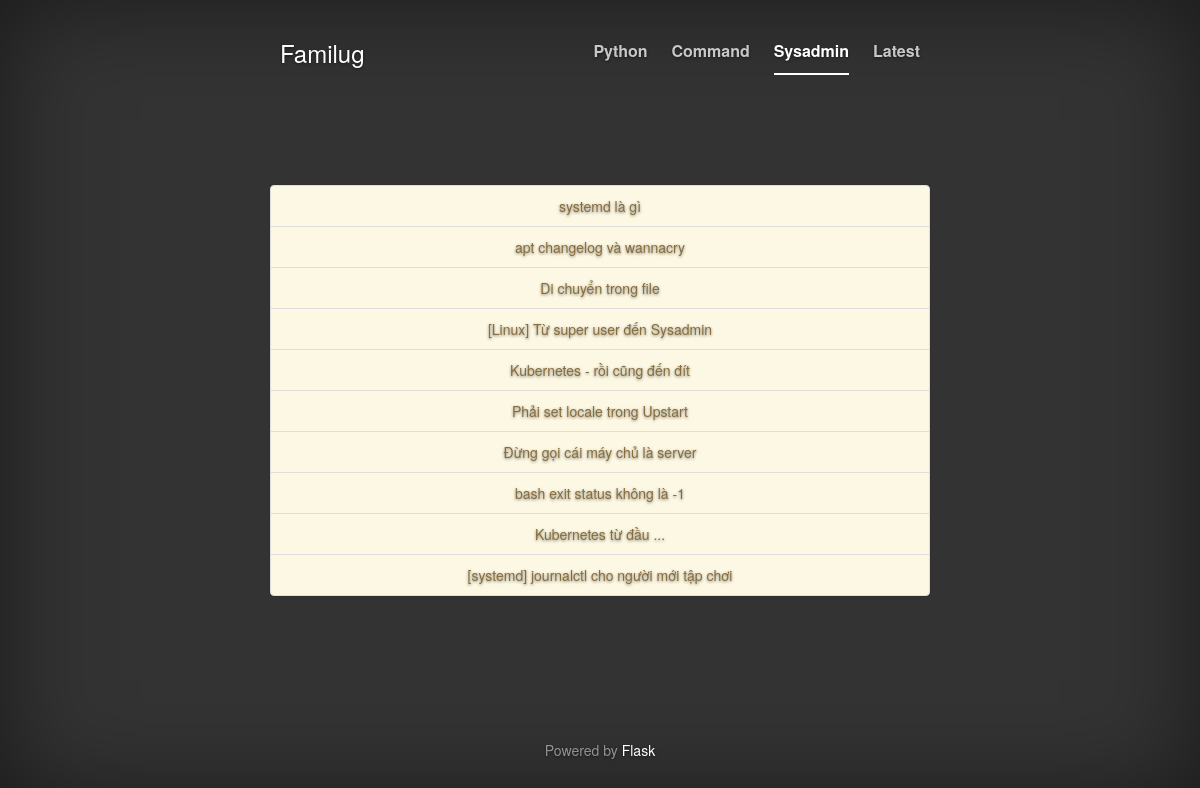
/sysadmin, run on the app's committed database.
### app.py (models this page shows, shortened)
class Posts(db.Model):
    __tablename__ = 'posts'
    id = db.Column(db.Integer, primary_key=True, autoincrement=True)
    title = db.Column(db.String(200), nullable=False)
    label = db.Column(db.String(50), nullable=False)
    url = db.Column(db.String(2000), nullable=False)

### app.py (the view)
@app.route("/")
@app.route("/<label>")
def index(label="Python"):
    posts = Posts.query.filter_by(label=label).limit(LIMIT).all()
    return render_template("index.html", label=label, posts=posts)

### templates/index.html (shortened to what this page needs)
{% extends "base.html" %}
{% block li %}
{% if label == 'Python' %}
    <li class="active"><a href="{{ url_for('index', label='Python') }}">Python</a></li>
    <li><a href="{{ url_for('index', label='Command') }}">Command</a></li>
    <li><a href="{{ url_for('index', label='sysadmin') }}">Sysadmin</a></li>
    <li><a href="{{ url_for('index', label='Latest') }}">Latest</a></li>
{% elif label == 'Command' %}
    <li><a href="{{ url_for('index', label='Python') }}">Python</a></li>
    <li class="active"><a href="{{ url_for('index', label='Command') }}">Command</a></li>
    <li><a href="{{ url_for('index', label='sysadmin') }}">Sysadmin</a></li>
    <li><a href="{{ url_for('index', label='Latest') }}">Latest</a></li>
{% elif label == 'sysadmin' %}
    <li><a href="{{ url_for('index', label='Python') }}">Python</a></li>
    <li><a href="{{ url_for('index', label='Command') }}">Command</a></li>
    <li class="active"><a href="{{ url_for('index', label='sysadmin') }}">Sysadmin</a></li>
    <li><a href="{{ url_for('index', label='Latest') }}">Latest</a></li>
{% elif label == 'Latest' %}
    <li><a href="{{ url_for('index', label='Python') }}">Python</a></li>
    <li><a href="{{ url_for('index', label='Command') }}">Command</a></li>
    <li><a href="{{ url_for('index', label='sysadmin') }}">Sysadmin</a></li>
    <li class="active"><a href="{{ url_for('index', label='Latest') }}">Latest</a></li>
{% endif %}
{% endblock %}
{% block body %}
    <div class="list-group">
    {% for post in posts %}
        <a href="{{ post.url }}" class="list-group-item list-group-item-warning">{{ post.title }}</a>
    {% endfor %}
    </div>
{% endblock %}

### static/css/cover.css (style rules this page uses)
a, a:focus, a:hover { color: #fff; }
html, body { height: 100%; background-color: #333; }
body { color: #fff; text-align: center; text-shadow: 0 1px 3px rgba(0,0,0,.5); }
.masthead-nav > li { display: inline-block; }
.masthead-nav > li + li { margin-left: 20px; }
.masthead-nav > li > a { padding-right: 0; padding-left: 0; font-size: 16px; font-weight: bold; color: #fff; color: rgba(255,255,255,.75); border-bottom: 2px solid transparent; }
.masthead-nav > .active > a, .masthead-nav > .active > a:hover, .masthead-nav > .active > a:focus { color: #fff; border-bottom-color: #fff; }

### data on the page
Posts: title "systemd là gì"
Posts: title "apt changelog và wannacry"
Posts: title "Di chuyển trong file"
Posts: title "[Linux] Từ super user đến Sysadmin"
Posts: title "Kubernetes - rồi cũng đến đít"
Posts: title "Phải set locale trong Upstart"
Posts: title "Đừng gọi cái máy chủ là server"
Posts: title "bash exit status không là -1"
Posts: title "Kubernetes từ đầu ..."
Posts: title "[systemd] journalctl cho người mới tập chơi"
